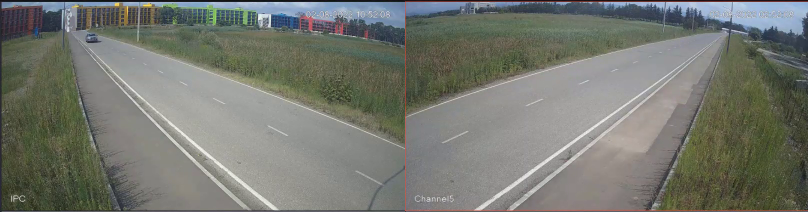
#> input picture frame 44 of Vids/Ramazvid.mp4, 1616 x 424 px (shown at 1/2 size)
$ python main.py
#> lines starting #> are read from the running program, lines starting #| are printed output that depends on the picture
import cv2
import math

# Open the video file
cap = cv2.VideoCapture('Vids\Ramazvid.mp4')

# Initialize variables
prev_gray = None
prev_pos = None
distance = None
fps = cap.get(cv2.CAP_PROP_FPS)
theta = math.radians(-60)  # Camera angle around the z-axis (in radians)
car_height = 1.5  # Height of the car in meters

while True:
    # Read the next frame from the video
    ret, frame = cap.read()
#> frame is the input picture: shape (424, 1616, 3); mean B, G, R 111.5, 119.4, 116.9
    if not ret:
        break

    # Convert the frame to grayscale and apply Gaussian blur
    gray = cv2.cvtColor(frame, cv2.COLOR_BGR2GRAY)
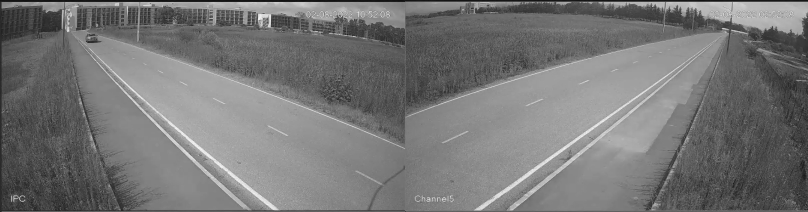
#> gray: shape (424, 1616) (shown at 1/2 size); min 11, max 253, mean 117.7
    gray = cv2.GaussianBlur(gray, (5, 5), 0)

    # Compute the difference between the current and previous frame
    if prev_gray is not None:
        frame_diff = cv2.absdiff(gray, prev_gray)

        # Apply thresholding to the frame difference
        thresh = cv2.threshold(frame_diff, 25, 255, cv2.THRESH_BINARY)[1]

        # Apply Canny edge detection to the thresholded image
        edges = cv2.Canny(thresh, 50, 150)

        # Find the contours in the edge image
        contours, _ = cv2.findContours(
            edges.copy(), cv2.RETR_EXTERNAL, cv2.CHAIN_APPROX_SIMPLE)

        # Iterate through the contours and find the car
        for contour in contours:
            (x, y, w, h) = cv2.boundingRect(contour)
            aspect_ratio = w / float(h)

            # Check if the contour is likely a car
            if aspect_ratio > 2 and aspect_ratio < 4:
                # Calculate the center position of the car
                curr_pos = (x + w // 2, y + h // 2)

                # Calculate the distance between the car and the camera
                if distance is None:
                    distance = (
                        car_height * frame.shape[0]) / (2 * h * math.tan(theta))

                # Calculate the speed of the car
                if prev_pos is not None:
                    speed = distance * fps * \
                        math.tan(theta) / \
                        (2 * max(abs(curr_pos[1] - prev_pos[1]), 1))

                    # Draw the speed on the frame
                    cv2.putText(frame, "Speed: {:.2f} km/h".format(speed * 3.6),
                                (10, 50), cv2.FONT_HERSHEY_SIMPLEX, 1, (0, 0, 255), 2)
                    print(speed)

                # Update the previous position
                prev_pos = curr_pos

    # Display the resulting frame
    cv2.imshow('frame', frame)
    if cv2.waitKey(1) == ord('q'):
#> (key q is pressed here)
        break

    # Update the previous frame and position
    prev_gray = gray.copy()

# Release the video capture and destroy all windows
cap.release()
cv2.destroyAllWindows()

$ run again, starting later in the video
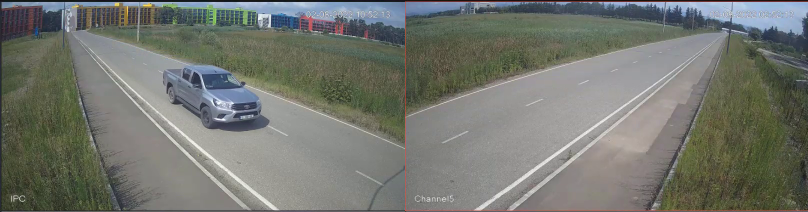
#> input picture frame 199 of Vids/Ramazvid.mp4, 1616 x 424 px (shown at 1/2 size)
#> frame is the input picture: shape (424, 1616, 3); mean B, G, R 110.8, 118, 115.3
#> `gray = cv2.cvtColor(frame, cv2.COLOR_BGR2GRAY)`:
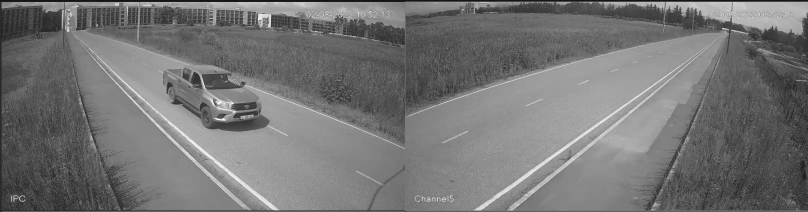
#> gray: shape (424, 1616) (shown at 1/2 size); min 9, max 254, mean 116.4
